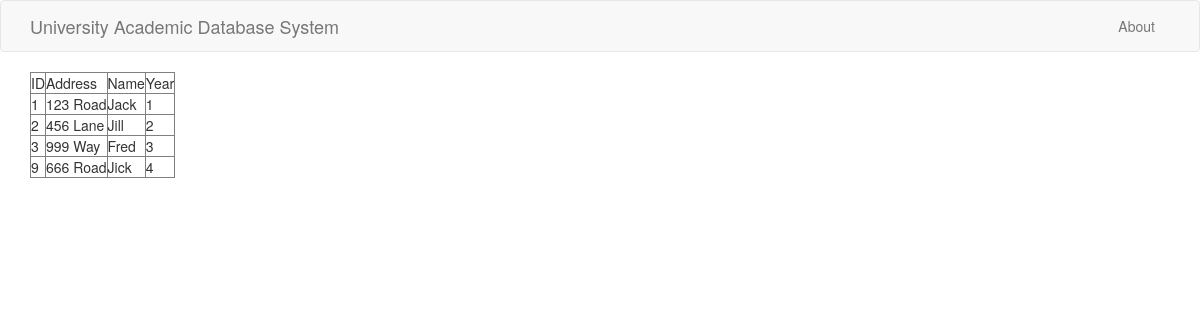
Before: /students with the older database file.
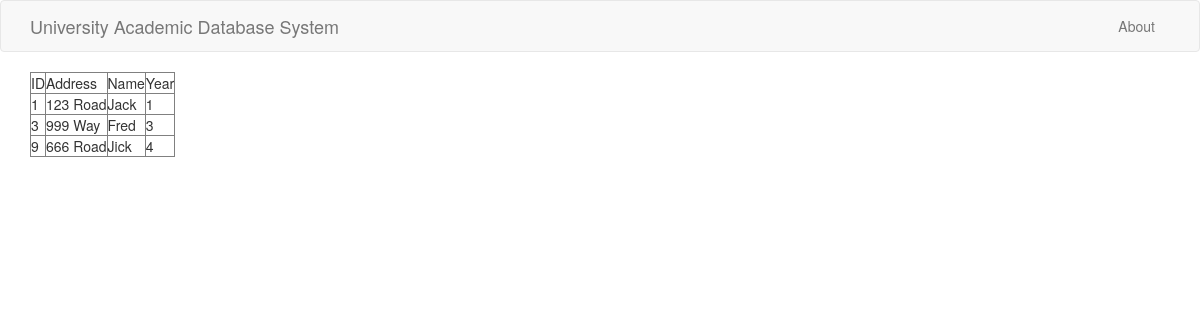
After: the same page with the newer database file.
### tables this page shows
CREATE TABLE Student(    ID INTEGER PRIMARY KEY,    Address VARCHAR(100),    Name VARCHAR(30),    Year INTEGER);

### webpage.py (the view)
@app.route('/students')
def students():
    db = sql.connect('data.db')
    db.row_factory = sql.Row
    curr = db.cursor()
    curr.execute("Select * from Student")
    rows = curr.fetchall();
    return render_template("students.html", rows = rows)

### templates/students.html
{% extends 'layout.html' %}
{% block body %}
      <table border = 1>
         <thead>
            <td>ID</td>
            <td>Address</td>
            <td>Name</td>
            <td>Year</td>
         </thead>
         {% for row in rows %}
            <tr>
               <td>{{row["ID"]}}</td>
               <td>{{row["Address"]}}</td>
               <td>{{row["Name"]}}</td>
               <td>{{row["Year"]}}</td>
            </tr>
         {% endfor %}
      </table>
{% endblock %}

### templates/layout.html (shortened to what this page needs)
<!DOCTYPE html>
<html>
  <head>
    <link rel="stylesheet" href="https://maxcdn.bootstrapcdn.com/bootstrap/3.3.7/css/bootstrap.min.css">
  </head>
  <body>
    {% include 'includes/_navbar.html' %}
    <div class="container">
      {% block body %}{% endblock %}
    </div>
  </body>
</html>

### templates/includes/_navbar.html (shortened to what this page needs)
<nav class="navbar navbar-default">
      <div class="container">
        <div class="navbar-header">
          <a class="navbar-brand" href="/">University Academic Database System</a>
        </div>
        <div id="navbar" class="collapse navbar-collapse">
          <ul class="nav navbar-nav navbar-right">
            <li><a href="/about">About</a></li>
          </ul>
        </div>
      </div>
    </nav>

Changed rows visible on the page:
removed Student: ID "2", Address "456 Lane", Name "Jill", Year "2"
